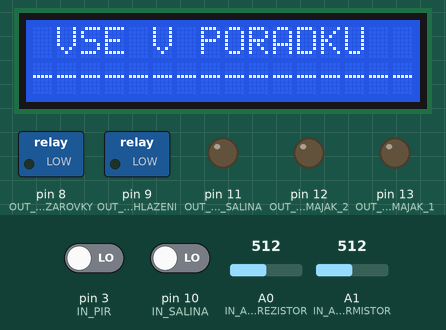
Simulated run of this sketch. Board: Arduino Uno, built with avr-gcc and run on an emulated ATmega328P. Shown: 16×2 character LCD, switched loads named in the sketch (green lamp = pin HIGH), output pins drawn as LEDs (lit = HIGH). Dashed ring = blinking. The inputs (shaded band) are chosen by the test bench; at power-on: pin 3 (IN_PIR) LOW, pin 10 (IN_SALINA) LOW, A0 (IN_A_FOTOREZISTOR) = 512, A1 (IN_A_TERMISTOR) = 512.

Above: at 1.2 s.
1.3 s: pin 3 (IN_PIR) driven HIGH
At 2.27 s:
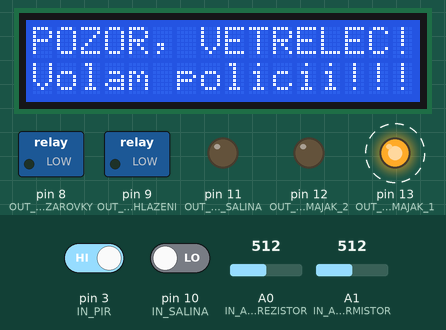
At 17.4 s:
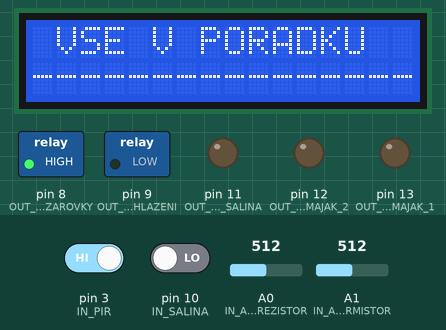
Timing chart, 0 to 17.8 s (numbered marks = the images above; inputs shaded):
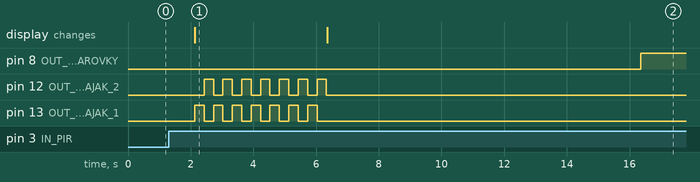

The sketch:

dum_1_patro_auto.ino
```cpp
#include <LiquidCrystal_I2C.h>
#include <Wire.h>

// Odkomentujte následující řádek
// pro zapnutí vypisování testovacích
// zpráv do sériového monitoru
// #define SERIAL_DEBUG

// Definice pinů
#define IN_SALINA 10
#define OUT_LED_SALINA 11
#define IN_PIR 3
#define OUT_LED_MAJAK_1 13
#define OUT_LED_MAJAK_2 12
#define IN_A_FOTOREZISTOR A0
#define OUT_RELAY_ZAROVKY 8
#define IN_A_TERMISTOR A1
#define OUT_RELAY_CHLAZENI 9

#define FOTOREZISTOR_ROZDIL_HODNOT 10
#define TERMISTOR_ROZDIL_NAHRATI 6
#define TERMISTOR_ROZDIL_CHLAZENI 4
// Použito ve funkci analogoveCidlo_cekatNaHodnotu
#define BEZ_CASOVEHO_OMEZENI -1

// Nastavení adresy I2C (0x27 v mém případě),
// a dále počtu znaků a řádků LCD, zde 16x2
LiquidCrystal_I2C lcd(0x27, 16, 2);

void setup() {
#ifdef SERIAL_DEBUG
  Serial.begin(9600);
#endif

  pinMode(IN_SALINA, INPUT);
  pinMode(OUT_LED_SALINA, OUTPUT);
  pinMode(IN_PIR, INPUT);
  pinMode(OUT_LED_MAJAK_1, OUTPUT);
  pinMode(OUT_LED_MAJAK_2, OUTPUT);
  pinMode(IN_A_FOTOREZISTOR, INPUT);
  pinMode(OUT_RELAY_ZAROVKY, OUTPUT);
  pinMode(IN_A_TERMISTOR, INPUT);
  pinMode(OUT_RELAY_CHLAZENI, OUTPUT);

  lcd.begin();
  lcd.backlight();
  displej_vseOk();
}

void loop() {
  const int salinaBlizko = digitalRead(IN_SALINA);
  const int pirHodnota = digitalRead(IN_PIR);

  if (salinaBlizko == HIGH) {
#ifdef SERIAL_DEBUG
    Serial.println("Přijíždí šalina");
#endif
    digitalWrite(OUT_LED_SALINA, HIGH);

    lcd.setCursor(0, 0);
    lcd.print("Salina se blizi");
    lcd.setCursor(0, 1);
    lcd.print("Prchej na salinu");

    delay(2000);
#ifdef SERIAL_DEBUG
    Serial.println("Šalina odjela");
#endif
    digitalWrite(OUT_LED_SALINA, LOW);
    displej_vseOk();
  }
  else if (pirHodnota == HIGH) {
#ifdef SERIAL_DEBUG
    Serial.println("Zaznamenán vetřelec");
#endif
    lcd.clear();
    lcd.setCursor(0, 0);
    lcd.print("POZOR, VETRELEC!");
    lcd.setCursor(0, 1);
    lcd.print("Volam policii!!!");

    majak_blikat(4000);
    displej_vseOk();

#ifdef SERIAL_DEBUG
    Serial.println("Čekám na zakrytí fotorezistoru (max 10s)");
    Serial.print("Původní hodnota z fotorezistoru: ");
    Serial.println(analogRead(IN_A_FOTOREZISTOR));
#endif
    analogoveCidlo_cekatNaHodnotu(IN_A_FOTOREZISTOR, analogRead(IN_A_FOTOREZISTOR) + FOTOREZISTOR_ROZDIL_HODNOT, 10000);

#ifdef SERIAL_DEBUG
    Serial.println("Zapínám žárovky");
#endif
    digitalWrite(OUT_RELAY_ZAROVKY, HIGH);

    // Počkáme, než se žárovky dostatečně nahřejí
    // Se zvyšující se teplotou, se hodnota vrácená
    // z termistoru SNIŽUJE
#ifdef SERIAL_DEBUG
    Serial.println("Čekám na nahřátí žárovek");
    Serial.print("Původní hodnota z termistoru: ");
    Serial.println(analogRead(IN_A_TERMISTOR));
#endif
    analogoveCidlo_cekatNaHodnotu(IN_A_TERMISTOR, analogRead(IN_A_TERMISTOR) - TERMISTOR_ROZDIL_NAHRATI);

    digitalWrite(OUT_RELAY_ZAROVKY, LOW);
#ifdef SERIAL_DEBUG
    Serial.println("Vypínám žárovky");
    Serial.println("Zapínám chlazení");
#endif
    digitalWrite(OUT_RELAY_CHLAZENI, HIGH);

    analogoveCidlo_cekatNaHodnotu(IN_A_TERMISTOR, analogRead(IN_A_TERMISTOR) + TERMISTOR_ROZDIL_CHLAZENI);

    digitalWrite(OUT_RELAY_CHLAZENI, LOW);
#ifdef SERIAL_DEBUG
    Serial.println("Vypínám chlazení");
#endif
  }

  delay(1000);
}

// Čeká, dokud nepřijde z čidla požadovaná hodnota
void analogoveCidlo_cekatNaHodnotu(const uint8_t pin, const int hodnota) {
  analogoveCidlo_cekatNaHodnotu(pin, hodnota, BEZ_CASOVEHO_OMEZENI);
}

// Čeká, dokud nepřijde z čidla požadovaná hodnota, nebo dokud nevyprší čas
void analogoveCidlo_cekatNaHodnotu(const uint8_t pin, const int pozadovanaHodnota, const int maxDobaCekani) {
  int hodnota = analogRead(pin);
  bool (*porovnavaniHodnot)(const int, const int) = hodnota < pozadovanaHodnota ? _analogoveCidlo_hodnotaMensiNezPozadovana : _analogoveCidlo_hodnotaVetsiNezPozadovana;
  bool (*porovnavaniCasu)(const int) = maxDobaCekani == BEZ_CASOVEHO_OMEZENI ? _analogoveCidlo_neporovnavatCas : _analogoveCidlo_porovnavatCas;
  int ms = maxDobaCekani;

#ifdef SERIAL_DEBUG
  Serial.print("  hodnota: ");
  Serial.println(hodnota);
#endif

  while (porovnavaniCasu(ms) && porovnavaniHodnot(hodnota, pozadovanaHodnota)) {
    delay(1000);
    ms -= 1000;

    hodnota = analogRead(pin);
#ifdef SERIAL_DEBUG
    Serial.print("  hodnota: ");
    Serial.println(hodnota);
#endif
  }

#ifdef SERIAL_DEBUG
  if (porovnavaniHodnot(hodnota, pozadovanaHodnota)) {
    Serial.print("Čas ");
    Serial.print(maxDobaCekani);
    Serial.println("ms vypršel a hodnota z čidla nedosáhla požadované hodnoty");
  }
  else {
    Serial.println("Hodnota z čidla dosáhla požadované hodnoty");
  }
#endif
}

inline bool _analogoveCidlo_hodnotaMensiNezPozadovana(const int hodnota, const int pozadovanaHodnota) {
  return hodnota < pozadovanaHodnota;
}

inline bool _analogoveCidlo_hodnotaVetsiNezPozadovana(const int hodnota, const int pozadovanaHodnota) {
  return hodnota > pozadovanaHodnota;
}

inline bool _analogoveCidlo_porovnavatCas(const int aktualniMs) {
  return aktualniMs > 0;
}

inline bool _analogoveCidlo_neporovnavatCas(const int aktualniMs) {
  return true;
}

void displej_vseOk() {
  lcd.clear();
  lcd.setCursor(1, 0);
  lcd.print("VSE V PORADKU");
  lcd.setCursor(0, 1);
  lcd.print("----------------");
}

// Parametr ms určuje, jak dlouho má
// maják ZHRUBA blikat v milisekundách
void majak_blikat(int ms) {
  if (ms <= 0) {
    return;
  }

  while (true) {
    digitalWrite(OUT_LED_MAJAK_1, HIGH);
    digitalWrite(OUT_LED_MAJAK_2, LOW);
    delay(300);
    ms -= 300;

    if (ms <= 0) {
      break;
    }

    digitalWrite(OUT_LED_MAJAK_1, LOW);
    digitalWrite(OUT_LED_MAJAK_2, HIGH);
    delay(300);
    ms -= 300;

    if (ms <= 0) {
      break;
    }
  }

  digitalWrite(OUT_LED_MAJAK_1, LOW);
  digitalWrite(OUT_LED_MAJAK_2, LOW);
}
```

Measured:
- after the input at 1.3 s, pin 8 (OUT_RELAY_ZAROVKY): LOW → HIGH after 15.1 s; pin 12 (OUT_LED_MAJAK_2): alternates HIGH for 0.30 s and LOW for 0.30 s, 14 changes in all, then stays LOW, starting after 1.1 s
